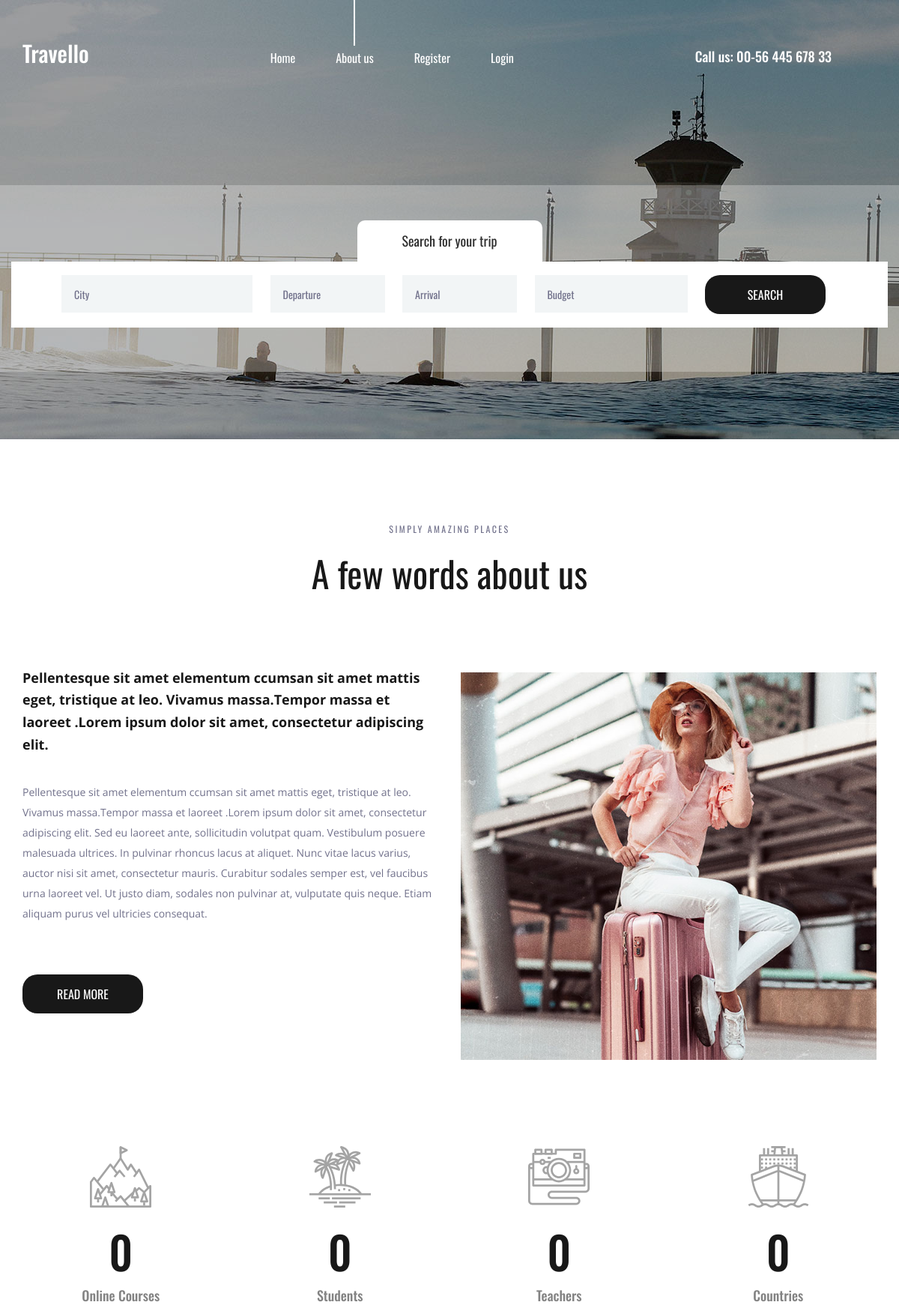
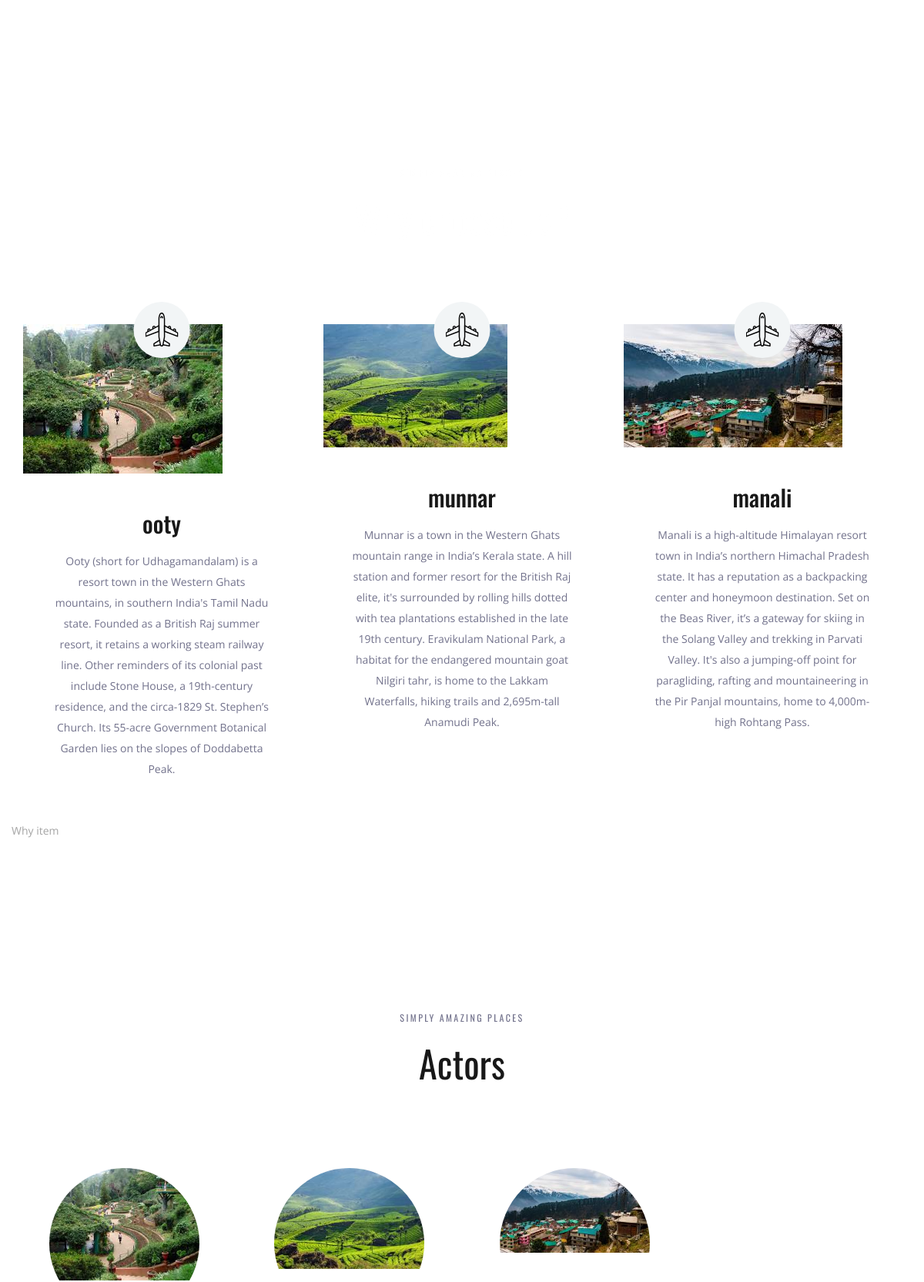
The page / (upper part) on the database its author committed (2 pictures, top to bottom).
### project2app/models.py (models this page shows, shortened)
class place(models.Model):
    name=models.CharField(max_length=200)
    img=models.ImageField(upload_to='pics')
    desc=models.TextField()

### project2app/views.py (the view)
# urls.py: path('',views.demo,name='demo')
def demo(request):
    obj=place.objects.all()
    return render(request,"index.html",{'result':obj})

### templates/index.html (shortened to what this page needs)
{% load static %}
<!DOCTYPE html>
<html lang="en">
<head>
<link rel="stylesheet" type="text/css" href="{% static 'styles/bootstrap4/bootstrap.min.css' %}">
<link href="{% static 'plugins/font-awesome-4.7.0/css/font-awesome.min.css' %}" rel="stylesheet" type="text/css">
<link rel="stylesheet" type="text/css" href="{% static 'plugins/OwlCarousel2-2.2.1/owl.carousel.css' %}">
<link rel="stylesheet" type="text/css" href="{% static 'plugins/OwlCarousel2-2.2.1/owl.theme.default.css' %}">
<link rel="stylesheet" type="text/css" href="{% static 'plugins/OwlCarousel2-2.2.1/animate.css' %}">
<link rel="stylesheet" type="text/css" href="{% static 'styles/about.css' %}">
<link rel="stylesheet" type="text/css" href="{% static 'styles/about_responsive.css' %}">
</head>
<body>
<div class="super_container">
	<header class="header">
		<div class="container">
			<div class="row">
				<div class="col">
					<div class="header_content d-flex flex-row align-items-center justify-content-start">
						<div class="header_content_inner d-flex flex-row align-items-end justify-content-start">
							<div class="logo"><a href="index.html">Travello</a></div>
							<nav class="main_nav">
								<ul class="d-flex flex-row align-items-start justify-content-start">
									<li><a href="index.html">Home</a></li>
									<li class="active"><a href="about.html">About us</a></li>
									{% if user.is_authenticated %}
									<li>Hellow {{user.username}}</li>
									<li><a href="project3app/logout">Logout</a></li>
									{% else %}
									<li><a href="project3app/register#">Register</a></li>
									<li><a href="project3app/login">Login</a></li>
                                     {% endif %}
								</ul>
							</nav>
							<div class="header_phone ml-auto">Call us: 00-56 445 678 33</div>
						</div>
					</div>
				</div>
			</div>
		</div>
	</header>
	<div class="home">
		<div class="background_image" style="background-image:url({% static 'images/about.jpg' %})"></div>
	</div>
	<div class="home_search">
		<div class="container">
			<div class="row">
				<div class="col">
					<div class="home_search_container">
						<div class="home_search_title">Search for your trip</div>
						<div class="home_search_content">
							<form action="#" class="home_search_form" id="home_search_form">
								<div class="d-flex flex-lg-row flex-column align-items-start justify-content-lg-between justify-content-start">
									<input type="text" class="search_input search_input_1" placeholder="City" required="required">
									<input type="text" class="search_input search_input_2" placeholder="Departure" required="required">
									<input type="text" class="search_input search_input_3" placeholder="Arrival" required="required">
									<input type="text" class="search_input search_input_4" placeholder="Budget" required="required">
									<button class="home_search_button">search</button>
								</div>
							</form>
						</div>
					</div>
				</div>
			</div>
		</div>
	</div>
	<div class="about">
		<div class="container">
			<div class="row">
				<div class="col text-center">
					<div class="section_subtitle">simply amazing places</div>
					<div class="section_title"><h2>A few words about us</h2></div>
				</div>
			</div>
			<div class="row about_row">
				<div class="col-lg-6">
					<div class="about_content">
						<div class="text_highlight">Pellentesque sit amet elementum ccumsan sit amet mattis eget, tristique at leo. Vivamus massa.Tempor massa et laoreet .Lorem ipsum dolor sit amet, consectetur adipiscing elit.</div>
						<div class="about_text">
							<p>Pellentesque sit amet elementum ccumsan sit amet mattis eget, tristique at leo. Vivamus massa.Tempor massa et laoreet .Lorem ipsum dolor sit amet, consectetur adipiscing elit. Sed eu laoreet ante, sollicitudin volutpat quam. Vestibulum posuere malesuada ultrices. In pulvinar rhoncus lacus at aliquet. Nunc vitae lacus varius, auctor nisi sit amet, consectetur mauris. Curabitur sodales semper est, vel faucibus urna laoreet vel. Ut justo diam, sodales non pulvinar at, vulputate quis neque. Etiam aliquam purus vel ultricies consequat.</p>
						</div>
						<div class="button about_button"><a href="#">read more</a></div>
					</div>
				</div>
				<div class="col-lg-6">
					<div class="about_image"><img src="{% static 'images/about_1.jpg' %}" alt=""></div>
				</div>
			</div>
		</div>
	</div>
	<div class="milestones">
		<div class="container">
			<div class="row">
				<div class="col-lg-3 milestone_col">
					<div class="milestone text-center">
						<div class="milestone_icon"><img src="{% static 'images/mountain.svg' %}" alt=""></div>
						<div class="milestone_counter" data-end-value="17">0</div>
						<div class="milestone_text">Online Courses</div>
					</div>
				</div>
				<div class="col-lg-3 milestone_col">
					<div class="milestone text-center">
						<div class="milestone_icon"><img src="{% static 'images/island.svg' %}" alt=""></div>
						<div class="milestone_counter" data-end-value="213">0</div>
						<div class="milestone_text">Students</div>
					</div>
				</div>
				<div class="col-lg-3 milestone_col">
					<div class="milestone text-center">
						<div class="milestone_icon"><img src="{% static 'images/camera.svg' %}" alt=""></div>
						<div class="milestone_counter" data-end-value="11923">0</div>
						<div class="milestone_text">Teachers</div>
					</div>
				</div>
				<div class="col-lg-3 milestone_col">
					<div class="milestone text-center">
						<div class="milestone_icon"><img src="{% static 'images/boat.svg' %}" alt=""></div>
						<div class="milestone_counter" data-end-value="15">0</div>
						<div class="milestone_text">Countries</div>
					</div>
				</div>
			</div>
		</div>
	</div>
	<div class="why">
		<div class="parallax_background parallax-window" data-parallax="scroll" data-image-src="{% static 'images/why.jpg' %}" data-speed="0.8"></div>
		<div class="container">
			<div class="row">
				<div class="col text-center">
					<div class="section_subtitle">simply amazing places</div>
					<div class="section_title"><h2>Why choose us?</h2></div>
				</div>
			</div>
			<div class="row why_row">
                {%for i in result %}
				<div class="col-lg-4 why_col">
					<div class="why_item">
						<div class="why_image">
							<img src="{{i.img.url}}" alt="">
							<div class="why_icon d-flex flex-column align-items-center justify-content-center">
								<img src="{% static 'images/why_1.svg' %}" alt="">
							</div>
						</div>
						<div class="why_content text-center">
							<div class="why_title">{{i.name}}</div>
							<div class="why_text">
								<p>{{i.desc}}</p>
							</div>
						</div>
					</div>
				</div>
                {% endfor %}
				 Why item
			</div>
		</div>
	</div>
	<div class="team">
		<div class="container">
			<div class="row">
				<div class="col text-center">
					<div class="section_subtitle">simply amazing places</div>
					<div class="section_title"><h2>Actors</h2></div>
				</div>
			</div>
			<div class="row team_row">
                {%for i in result %}
                <div class="col-xl-3 col-md-6 team_col">
					<div class="team_item d-flex flex-column align-items-center justify-content-start text-center">
						<div class="team_image"><img src="{{i.img.url}}" alt=""></div>
					</div>
				</div>
                {% endfor %}
			</div>
		</div>
	</div>
</div>
</body>
</html>

### rows shown on the page
place: img (picture), name "ooty", desc "Ooty (short for Udhagamandalam) is a resort town in the Western Ghats mountains, in southern India's Tamil Nadu state. Founded as a British Raj summer resort, it retains a working steam railway line. Other reminders of its colonial past include Stone House, a 19th-century residence, and the circa-1829 St. Stephen’s Church. Its 55-acre Government Botanical Garden lies on the slopes of Doddabetta Peak."
place: img (picture), name "munnar", desc "Munnar is a town in the Western Ghats mountain range in India’s Kerala state. A hill station and former resort for the British Raj elite, it's surrounded by rolling hills dotted with tea plantations established in the late 19th century. Eravikulam National Park, a habitat for the endangered mountain goat Nilgiri tahr, is home to the Lakkam Waterfalls, hiking trails and 2,695m-tall Anamudi Peak."
place: img (picture), name "manali", desc "Manali is a high-altitude Himalayan resort town in India’s northern Himachal Pradesh state. It has a reputation as a backpacking center and honeymoon destination. Set on the Beas River, it’s a gateway for skiing in the Solang Valley and trekking in Parvati Valley. It's also a jumping-off point for paragliding, rafting and mountaineering in the Pir Panjal mountains, home to 4,000m-high Rohtang Pass."
